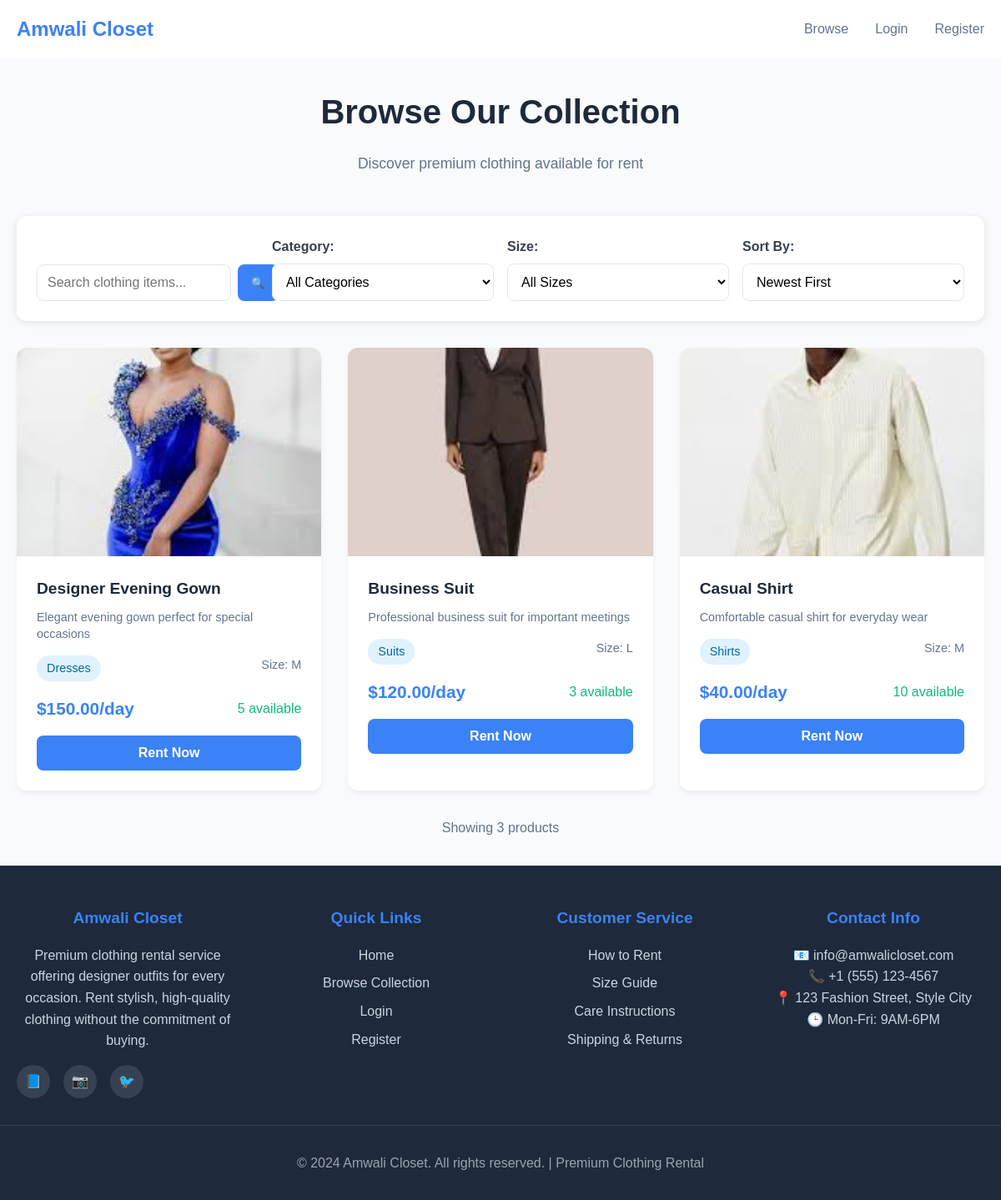
The page /customer/products.php on the database its author committed.
### tables this page shows
CREATE TABLE `products` (
  `id` int(11) NOT NULL,
  `name` varchar(100) NOT NULL,
  `description` text DEFAULT NULL,
  `price` decimal(10,2) NOT NULL,
  `category_id` int(11) DEFAULT NULL,
  `size` enum('XS','S','M','L','XL') NOT NULL,
  `stock_quantity` int(11) DEFAULT 0,
  `image_url` varchar(255) DEFAULT NULL,
  `available` tinyint(1) DEFAULT 1,
  `created_at` timestamp NOT NULL DEFAULT current_timestamp()
);

CREATE TABLE `categories` (
  `id` int(11) NOT NULL,
  `name` varchar(50) NOT NULL,
  `description` text DEFAULT NULL
);

### includes/functions.php (called while the page is built, shortened)
<?php
function isLoggedIn() {
    return isset($_SESSION['user_id']);
}
?>

### customer/products.php (the view, shortened to what this page needs)
<?php
include '../includes/functions.php';
include '../includes/header.php';
$database = new Database();
$db = $database->getConnection();
$query = "SELECT p.*, c.name as category_name
          FROM products p
          LEFT JOIN categories c ON p.category_id = c.id
          WHERE p.available = 1
          ORDER BY p.created_at DESC";
$stmt = $db->prepare($query);
$stmt->execute();
$products = $stmt->fetchAll(PDO::FETCH_ASSOC);
?>
<div class="products-page">
    <div class="container">
        <div class="page-header">
            <h1>Browse Our Collection</h1>
            <p>Discover premium clothing available for rent</p>
        </div>
        <div class="filters-section">
            <div class="filters-grid">
                <div class="search-box">
                    <input type="text" id="searchInput" placeholder="Search clothing items...">
                    <button onclick="searchProducts()">🔍</button>
                </div>
                <div class="filter-group">
                    <label for="categoryFilter">Category:</label>
                    <select id="categoryFilter" onchange="filterProducts()">
                        <option value="all">All Categories</option>
                    </select>
                </div>
                <div class="filter-group">
                    <label for="sizeFilter">Size:</label>
                    <select id="sizeFilter" onchange="filterProducts()">
                        <option value="all">All Sizes</option>
                    </select>
                </div>
                <div class="filter-group">
                    <label for="sortBy">Sort By:</label>
                    <select id="sortBy" onchange="sortProducts()">
                        <option value="newest">Newest First</option>
                    </select>
                </div>
            </div>
        </div>
        <div class="products-grid" id="productsGrid">
            <?php if(count($products) > 0): ?>
                <?php foreach($products as $product): ?>
                    <div class="product-card"
                         data-category="<?php echo $product['category_id']; ?>"
                         data-size="<?php echo $product['size']; ?>"
                         data-price="<?php echo $product['price']; ?>"
                         data-name="<?php echo strtolower($product['name']); ?>">
                        <div class="product-image">
                            <?php if($product['image_url']): ?>
                                <img src="<?php echo htmlspecialchars($product['image_url']); ?>"
                                     alt="<?php echo htmlspecialchars($product['name']); ?>">
                            <?php else: ?>
                                <div class="no-image">No Image</div>
                            <?php endif; ?>
                        </div>
                        <div class="product-info">
                            <h3 class="product-name"><?php echo htmlspecialchars($product['name']); ?></h3>
                            <p class="product-description"><?php echo htmlspecialchars($product['description']); ?></p>
                            <div class="product-meta">
                                <span class="product-category"><?php echo htmlspecialchars($product['category_name']); ?></span>
                                <span class="product-size">Size: <?php echo $product['size']; ?></span>
                            </div>
                            <div class="product-pricing">
                                <div class="daily-rate">$<?php echo number_format($product['price'], 2); ?>/day</div>
                                <div class="stock-info">
                                    <?php if($product['stock_quantity'] > 0): ?>
                                        <span class="in-stock"><?php echo $product['stock_quantity']; ?> available</span>
                                    <?php else: ?>
                                        <span class="out-of-stock">Out of stock</span>
                                    <?php endif; ?>
                                </div>
                            </div>
                            <div class="product-actions-main">
                                <button class="rent-btn"
                                        onclick="openRentalModal(<?php echo $product['id']; ?>)"
                                        <?php echo $product['stock_quantity'] == 0 ? 'disabled' : ''; ?>>
                                    <?php echo $product['stock_quantity'] == 0 ? 'Out of Stock' : 'Rent Now'; ?>
                                </button>
                            </div>
                        </div>
                    </div>
                <?php endforeach; ?>
            <?php endif; ?>
        </div>
        <div class="results-info">
            <p id="resultsCount">Showing <?php echo count($products); ?> products</p>
        </div>
    </div>
</div>
<?php include '../includes/footer.php'; ?>

### includes/header.php (shortened to what this page needs)
<!DOCTYPE html>
<html lang="en">
<head>
    <link rel="stylesheet" href="/assets/css/style.css">
</head>
<body>
    <header class="header">
        <nav class="nav">
            <div class="logo">
                <a href="/amwali-closet/">Amwali Closet</a>
            </div>
            <div class="nav-links">
                <?php if (isLoggedIn()): ?>
                    <?php if (isAdmin()): ?>
                        <a href="admin/">Dashboard</a>
                        <a href="admin/inventory.php">Inventory</a>
                        <a href="admin/rentals.php">Rentals</a>
                    <?php else: ?>
                        <a href="customer/products.php">Browse</a>
                        <a href="customer/cart.php">Cart</a>
                        <a href="customer/bookings.php">My Bookings</a>
                    <?php endif; ?>
                    <a href="includes/logout.php">Logout</a>
                <?php else: ?>
                    <a href="customer/products.php">Browse</a>
                    <a href="login.php">Login</a>
                    <a href="register.php">Register</a>
                <?php endif; ?>
            </div>
        </nav>
    </header>
    <main class="main-content">

### includes/footer.php (shortened to what this page needs)
    </main>
    <footer class="footer">
        <div class="footer-content">
            <div class="footer-section">
                <h3>Amwali Closet</h3>
                <p>Premium clothing rental service offering designer outfits for every occasion. Rent stylish, high-quality clothing without the commitment of buying.</p>
                <div class="social-links">
                    <a href="#" aria-label="Facebook">📘</a>
                    <a href="#" aria-label="Instagram">📷</a>
                    <a href="#" aria-label="Twitter">🐦</a>
                </div>
            </div>
            <div class="footer-section">
                <h3>Quick Links</h3>
                <ul class="footer-links">
                    <li><a href="/amwali-closet/">Home</a></li>
                    <li><a href="/amwali-closet/customer/products.php">Browse Collection</a></li>
                    <li><a href="/amwali-closet/login.php">Login</a></li>
                    <li><a href="/amwali-closet/register.php">Register</a></li>
                </ul>
            </div>
            <div class="footer-section">
                <h3>Customer Service</h3>
                <ul class="footer-links">
                    <li><a href="#">How to Rent</a></li>
                    <li><a href="#">Size Guide</a></li>
                    <li><a href="#">Care Instructions</a></li>
                    <li><a href="#">Shipping & Returns</a></li>
                </ul>
            </div>
            <div class="footer-section">
                <h3>Contact Info</h3>
                <p>📧 info@amwalicloset.com</p>
                <p>📞 +1 (555) 123-4567</p>
                <p>📍 123 Fashion Street, Style City</p>
                <p>🕒 Mon-Fri: 9AM-6PM</p>
            </div>
        </div>
        <div class="footer-bottom">
            <div class="container">
                <p>&copy; 2024 Amwali Closet. All rights reserved. | Premium Clothing Rental</p>
            </div>
        </div>
    </footer>
</body>
</html>

### assets/css/style.css (style rules this page uses)
* { margin: 0; padding: 0; box-sizing: border-box; }
body { font-family: "Arial", sans-serif; line-height: 1.6; color: #333; background-color: #f8f9fa; }
.container { max-width: 1200px; margin: 0 auto; padding: 0 20px; }
.header { background: white; box-shadow: 0 2px 10px rgba(0, 0, 0, 0.1); padding: 1rem 0; }
.nav { display: flex; justify-content: space-between; align-items: center; max-width: 1200px; margin: 0 auto; padding: 0 20px; }
.logo a { font-size: 1.5rem; font-weight: bold; color: #3b82f6; text-decoration: none; }
.nav-links { display: flex; gap: 2rem; }
.nav-links a { text-decoration: none; color: #64748b; font-weight: 500; transition: color 0.3s; }
.main-content { min-height: calc(100vh - 140px); }
.footer { background: #1e293b; color: white; text-align: center; padding: 2rem 0; margin-top: 4rem; }
.footer { background: #1e293b; color: white; padding: 3rem 0 2rem; margin-top: 0; }
.footer-content { max-width: 1200px; margin: 0 auto; padding: 0 20px; display: grid; grid-template-columns: repeat(auto-fit, minmax(250px, 1fr)); gap: 2rem; margin-bottom: 2rem; }
.footer-section h3 { color: #3b82f6; margin-bottom: 1rem; font-size: 1.2rem; }
.footer-section p, .footer-section a { color: #cbd5e1; line-height: 1.6; text-decoration: none; }
.footer-links { list-style: none; }
.footer-links li { margin-bottom: 0.5rem; }
.footer-bottom { text-align: center; padding-top: 2rem; border-top: 1px solid #374151; color: #9ca3af; }
.social-links { display: flex; gap: 1rem; margin-top: 1rem; }
.social-links a { display: inline-block; width: 40px; height: 40px; background: #374151; border-radius: 50%; display: flex; align-items: center; justify-content: center; transition: background 0.3s; }
.main-content { min-height: auto; }
.products-page { padding: 2rem 0; background: #f8fafc; min-height: 80vh; }
.page-header { text-align: center; margin-bottom: 3rem; }
.page-header h1 { font-size: 2.5rem; color: #1e293b; margin-bottom: 1rem; }
.page-header p { font-size: 1.1rem; color: #64748b; }
.filters-section { background: white; padding: 1.5rem; border-radius: 12px; box-shadow: 0 2px 10px rgba(0, 0, 0, 0.1); margin-bottom: 2rem; }
.filters-grid { display: grid; grid-template-columns: repeat(auto-fit, minmax(200px, 1fr)); gap: 1rem; align-items: end; }
.search-box { display: flex; gap: 0.5rem; }
.search-box input { flex: 1; padding: 0.75rem; border: 1px solid #e2e8f0; border-radius: 8px; font-size: 1rem; }
.search-box button { padding: 0.75rem 1rem; background: #3b82f6; color: white; border: none; border-radius: 8px; cursor: pointer; }
.filter-group label { display: block; margin-bottom: 0.5rem; font-weight: 600; color: #374151; }
.filter-group select { width: 100%; padding: 0.75rem; border: 1px solid #e2e8f0; border-radius: 8px; font-size: 1rem; background: white; }
.products-grid { display: grid; grid-template-columns: repeat(auto-fill, minmax(300px, 1fr)); gap: 2rem; margin-bottom: 2rem; }
.product-card { background: white; border-radius: 12px; overflow: hidden; box-shadow: 0 4px 6px rgba(0, 0, 0, 0.05); transition: transform 0.3s, box-shadow 0.3s; position: relative; }
.product-image { position: relative; height: 250px; overflow: hidden; }
.product-image img { width: 100%; height: 100%; object-fit: cover; transition: transform 0.3s; }
.product-info { padding: 1.5rem; }
.product-name { font-size: 1.2rem; color: #1e293b; margin-bottom: 0.5rem; }
.product-description { color: #64748b; font-size: 0.9rem; margin-bottom: 1rem; line-height: 1.4; display: -webkit-box; -webkit-line-clamp: 2; -webkit-box-orient: vertical; overflow: hidden; }
.product-meta { display: flex; justify-content: space-between; margin-bottom: 1rem; font-size: 0.9rem; }
.product-category { background: #e0f2fe; color: #0369a1; padding: 0.25rem 0.75rem; border-radius: 15px; font-weight: 500; }
.product-size { color: #64748b; font-weight: 500; }
.product-pricing { display: flex; justify-content: space-between; align-items: center; margin-bottom: 1rem; }
.daily-rate { font-size: 1.3rem; font-weight: bold; color: #3b82f6; }
.stock-info .in-stock { color: #10b981; font-weight: 500; }
.product-actions-main { text-align: center; }
.rent-btn { width: 100%; padding: 0.75rem; background: #3b82f6; color: white; border: none; border-radius: 8px; font-size: 1rem; font-weight: 600; cursor: pointer; transition: background 0.3s; }
.results-info { text-align: center; color: #64748b; font-weight: 500; }

### rows shown on the page
products: image_url (picture), name "Designer Evening Gown", description "Elegant evening gown perfect for special occasions", category.name "Dresses", size "M", price "150.00", stock_quantity "5", shows "Rent Now"
products: image_url (picture), name "Business Suit", description "Professional business suit for important meetings", category.name "Suits", size "L", price "120.00", stock_quantity "3", shows "Rent Now"
products: image_url (picture), name "Casual Shirt", description "Comfortable casual shirt for everyday wear", category.name "Shirts", size "M", price "40.00", stock_quantity "10", shows "Rent Now"

### other values the page prints
count($products) "3"
